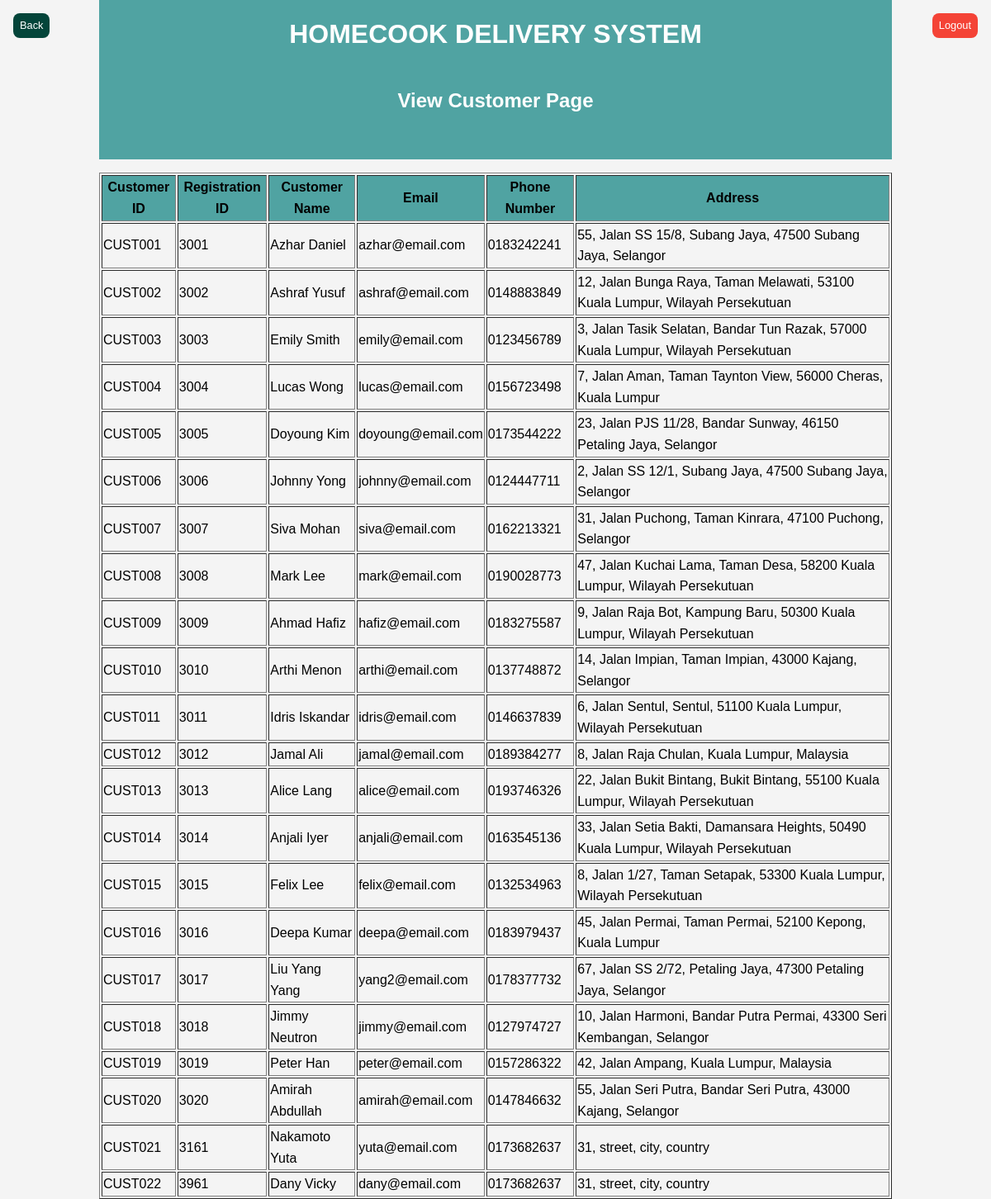
Screenshot of /ViewCustomer with the database file from the repository.
### app.py (models this page shows)
class Customer(db.Model):
    CustomerID = db.Column(db.String(10), primary_key=True)
    RegistrationID = db.Column(db.String(10), nullable=False)
    Name = db.Column(db.String(50), nullable=False)
    Email = db.Column(db.String(100), nullable=False)
    PhoneNumber = db.Column(db.String(20), nullable=False)
    Address = db.Column(db.String(200), nullable=False)
    Password = db.Column(db.String(20), nullable=False)
    Status = db.Column(db.String(10), nullable=False)

### app.py (the view)
@app.route('/ViewCustomer')
def view_customer():
    customers = Customer.query.all()
    return render_template('ViewCustomer.html', customers=customers)

### templates/ViewCustomer.html (shortened to what this page needs)
<!DOCTYPE html>
<html lang="en">
<head>
</head>
<body>
    <div class="container">
        <div class="header">
            <h1>HOMECOOK DELIVERY SYSTEM</h1>
            <div class="header">
                <h2>View Customer Page</h2>
            </div>
        </div>
        <a href="/logout" class="logout-button">Logout</a>
        <a href="{{ url_for('home') }}" class="Back-button"> Back</a>
        <table border="1">
            <thead style="background-color: #50a3a2;">
                <tr>
                    <th>Customer ID</th>
                    <th>Registration ID</th>
                    <th>Customer Name</th>
                    <th>Email</th>
                    <th>Phone Number</th>
                    <th>Address</th>
                </tr>
            </thead>
            <tbody>
                {% for customer in customers %}
                <tr>
                    <td>{{ customer.CustomerID }}</td>
                    <td>{{ customer.RegistrationID }}</td>
                    <td>{{ customer.Name }}</td>
                    <td>{{ customer.Email }}</td>
                    <td>{{ customer.PhoneNumber }}</td>
                    <td>{{ customer.Address }}</td>
                </tr>
                {% endfor %}
            </tbody>
        </table>
</div>
</body>
</html>

### templates/ViewCustomer.html (style rules this page uses)
body { font-family: Arial, sans-serif; line-height: 1.6; background-color: #f4f4f4; margin: 0; padding: 0; }
.container { width: 80%; margin: 0 auto; overflow: hidden; }
.header { background-color: #50a3a2; color: white; padding: 1rem; text-align: center; }
.header h1 { margin: 0; }
.logout-button { background-color: #f44336; color: white; padding: 0.3rem 0.5rem; border-radius: 8px; cursor: pointer; text-align: center; text-decoration: none; font-size: 0.8rem; display: inline-block; position: absolute; top: 1rem; right: 1rem; }
.Back-button { background-color: #04453a; color: white; padding: 0.3rem 0.5rem; border-radius: 8px; cursor: pointer; text-align: center; text-decoration: none; font-size: 0.8rem; display: inline-block; position: absolute; top: 1rem; left: 1rem; }

### rows the page displays
Customer: CustomerID "CUST001", RegistrationID "3001", Name "Azhar Daniel", Email "azhar@email.com", PhoneNumber "0183242241", Address "55, Jalan SS 15/8, Subang Jaya, 47500 Subang Jaya, Selangor"
Customer: CustomerID "CUST002", RegistrationID "3002", Name "Ashraf Yusuf", Email "ashraf@email.com", PhoneNumber "0148883849", Address "12, Jalan Bunga Raya, Taman Melawati, 53100 Kuala Lumpur, Wilayah Persekutuan"
Customer: CustomerID "CUST003", RegistrationID "3003", Name "Emily Smith", Email "emily@email.com", PhoneNumber "0123456789", Address "3, Jalan Tasik Selatan, Bandar Tun Razak, 57000 Kuala Lumpur, Wilayah Persekutuan"
Customer: CustomerID "CUST004", RegistrationID "3004", Name "Lucas Wong", Email "lucas@email.com", PhoneNumber "0156723498", Address "7, Jalan Aman, Taman Taynton View, 56000 Cheras, Kuala Lumpur"
Customer: CustomerID "CUST005", RegistrationID "3005", Name "Doyoung Kim", Email "doyoung@email.com", PhoneNumber "0173544222", Address "23, Jalan PJS 11/28, Bandar Sunway, 46150 Petaling Jaya, Selangor"
Customer: CustomerID "CUST006", RegistrationID "3006", Name "Johnny Yong", Email "johnny@email.com", PhoneNumber "0124447711", Address "2, Jalan SS 12/1, Subang Jaya, 47500 Subang Jaya, Selangor"
Customer: CustomerID "CUST007", RegistrationID "3007", Name "Siva Mohan", Email "siva@email.com", PhoneNumber "0162213321", Address "31, Jalan Puchong, Taman Kinrara, 47100 Puchong, Selangor"
Customer: CustomerID "CUST008", RegistrationID "3008", Name "Mark Lee", Email "mark@email.com", PhoneNumber "0190028773", Address "47, Jalan Kuchai Lama, Taman Desa, 58200 Kuala Lumpur, Wilayah Persekutuan"
Customer: CustomerID "CUST009", RegistrationID "3009", Name "Ahmad Hafiz", Email "hafiz@email.com", PhoneNumber "0183275587", Address "9, Jalan Raja Bot, Kampung Baru, 50300 Kuala Lumpur, Wilayah Persekutuan"
Customer: CustomerID "CUST010", RegistrationID "3010", Name "Arthi Menon", Email "arthi@email.com", PhoneNumber "0137748872", Address "14, Jalan Impian, Taman Impian, 43000 Kajang, Selangor"
Customer: CustomerID "CUST011", RegistrationID "3011", Name "Idris Iskandar", Email "idris@email.com", PhoneNumber "0146637839", Address "6, Jalan Sentul, Sentul, 51100 Kuala Lumpur, Wilayah Persekutuan"
Customer: CustomerID "CUST012", RegistrationID "3012", Name "Jamal Ali", Email "jamal@email.com", PhoneNumber "0189384277", Address "8, Jalan Raja Chulan, Kuala Lumpur, Malaysia"
Customer: CustomerID "CUST013", RegistrationID "3013", Name "Alice Lang", Email "alice@email.com", PhoneNumber "0193746326", Address "22, Jalan Bukit Bintang, Bukit Bintang, 55100 Kuala Lumpur, Wilayah Persekutuan"
Customer: CustomerID "CUST014", RegistrationID "3014", Name "Anjali Iyer", Email "anjali@email.com", PhoneNumber "0163545136", Address "33, Jalan Setia Bakti, Damansara Heights, 50490 Kuala Lumpur, Wilayah Persekutuan"
Customer: CustomerID "CUST015", RegistrationID "3015", Name "Felix Lee", Email "felix@email.com", PhoneNumber "0132534963", Address "8, Jalan 1/27, Taman Setapak, 53300 Kuala Lumpur, Wilayah Persekutuan"
Customer: CustomerID "CUST016", RegistrationID "3016", Name "Deepa Kumar", Email "deepa@email.com", PhoneNumber "0183979437", Address "45, Jalan Permai, Taman Permai, 52100 Kepong, Kuala Lumpur"
Customer: CustomerID "CUST017", RegistrationID "3017", Name "Liu Yang Yang", Email "yang2@email.com", PhoneNumber "0178377732", Address "67, Jalan SS 2/72, Petaling Jaya, 47300 Petaling Jaya, Selangor"
Customer: CustomerID "CUST018", RegistrationID "3018", Name "Jimmy Neutron", Email "jimmy@email.com", PhoneNumber "0127974727", Address "10, Jalan Harmoni, Bandar Putra Permai, 43300 Seri Kembangan, Selangor"
Customer: CustomerID "CUST019", RegistrationID "3019", Name "Peter Han", Email "peter@email.com", PhoneNumber "0157286322", Address "42, Jalan Ampang, Kuala Lumpur, Malaysia"
Customer: CustomerID "CUST020", RegistrationID "3020", Name "Amirah Abdullah", Email "amirah@email.com", PhoneNumber "0147846632", Address "55, Jalan Seri Putra, Bandar Seri Putra, 43000 Kajang, Selangor"
Customer: CustomerID "CUST021", RegistrationID "3161", Name "Nakamoto Yuta", Email "yuta@email.com", PhoneNumber "0173682637", Address "31, street, city, country"
Customer: CustomerID "CUST022", RegistrationID "3961", Name "Dany Vicky", Email "dany@email.com", PhoneNumber "0173682637", Address "31, street, city, country"
